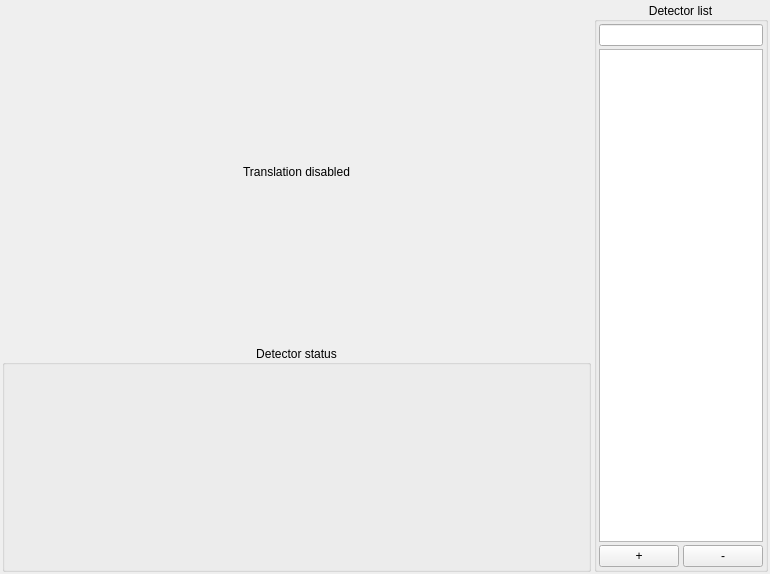
<?xml version="1.0" encoding="UTF-8"?>
<ui version="4.0">
 <class>DetectorManagementForm</class>
 <widget class="QWidget" name="DetectorManagementForm">
  <property name="geometry">
   <rect>
    <x>0</x>
    <y>0</y>
    <width>770</width>
    <height>574</height>
   </rect>
  </property>
  <property name="windowTitle">
   <string>Form</string>
  </property>
  <layout class="QHBoxLayout" name="horizontalLayout_3" stretch="4,1">
   <property name="spacing">
    <number>3</number>
   </property>
   <property name="leftMargin">
    <number>2</number>
   </property>
   <property name="topMargin">
    <number>2</number>
   </property>
   <property name="rightMargin">
    <number>2</number>
   </property>
   <property name="bottomMargin">
    <number>2</number>
   </property>
   <item>
    <layout class="QVBoxLayout" name="verticalLayout_5" stretch="3,2">
     <item>
      <widget class="QLabel" name="label_2">
       <property name="text">
        <string>Translation disabled</string>
       </property>
       <property name="alignment">
        <set>Qt::AlignCenter</set>
       </property>
      </widget>
     </item>
     <item>
      <widget class="QGroupBox" name="groupBox_3">
       <property name="title">
        <string>Detector status</string>
       </property>
       <property name="alignment">
        <set>Qt::AlignCenter</set>
       </property>
      </widget>
     </item>
    </layout>
   </item>
   <item>
    <widget class="QGroupBox" name="groupBox">
     <property name="title">
      <string>Detector list</string>
     </property>
     <property name="alignment">
      <set>Qt::AlignCenter</set>
     </property>
     <layout class="QVBoxLayout" name="verticalLayout_4">
      <property name="spacing">
       <number>3</number>
      </property>
      <property name="leftMargin">
       <number>2</number>
      </property>
      <property name="topMargin">
       <number>2</number>
      </property>
      <property name="rightMargin">
       <number>2</number>
      </property>
      <property name="bottomMargin">
       <number>2</number>
      </property>
      <item>
       <widget class="QLineEdit" name="lineEdit_2"/>
      </item>
      <item>
       <widget class="QListView" name="listView_2"/>
      </item>
      <item>
       <layout class="QHBoxLayout" name="horizontalLayout_2">
        <property name="spacing">
         <number>4</number>
        </property>
        <item>
         <widget class="QPushButton" name="pushButton_3">
          <property name="text">
           <string>+</string>
          </property>
         </widget>
        </item>
        <item>
         <widget class="QPushButton" name="pushButton_4">
          <property name="text">
           <string>-</string>
          </property>
         </widget>
        </item>
       </layout>
      </item>
     </layout>
    </widget>
   </item>
  </layout>
 </widget>
 <resources/>
 <connections/>
</ui>
